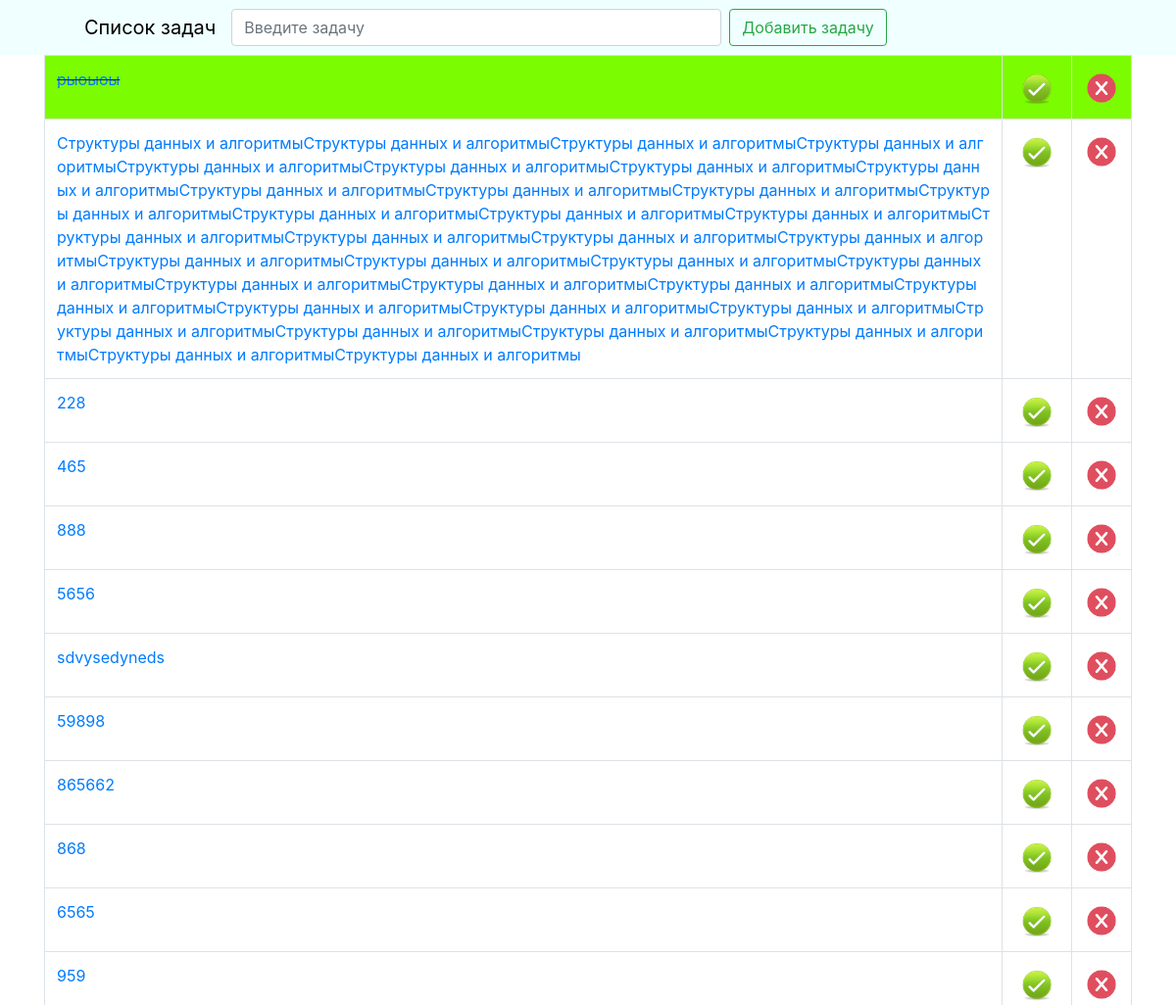
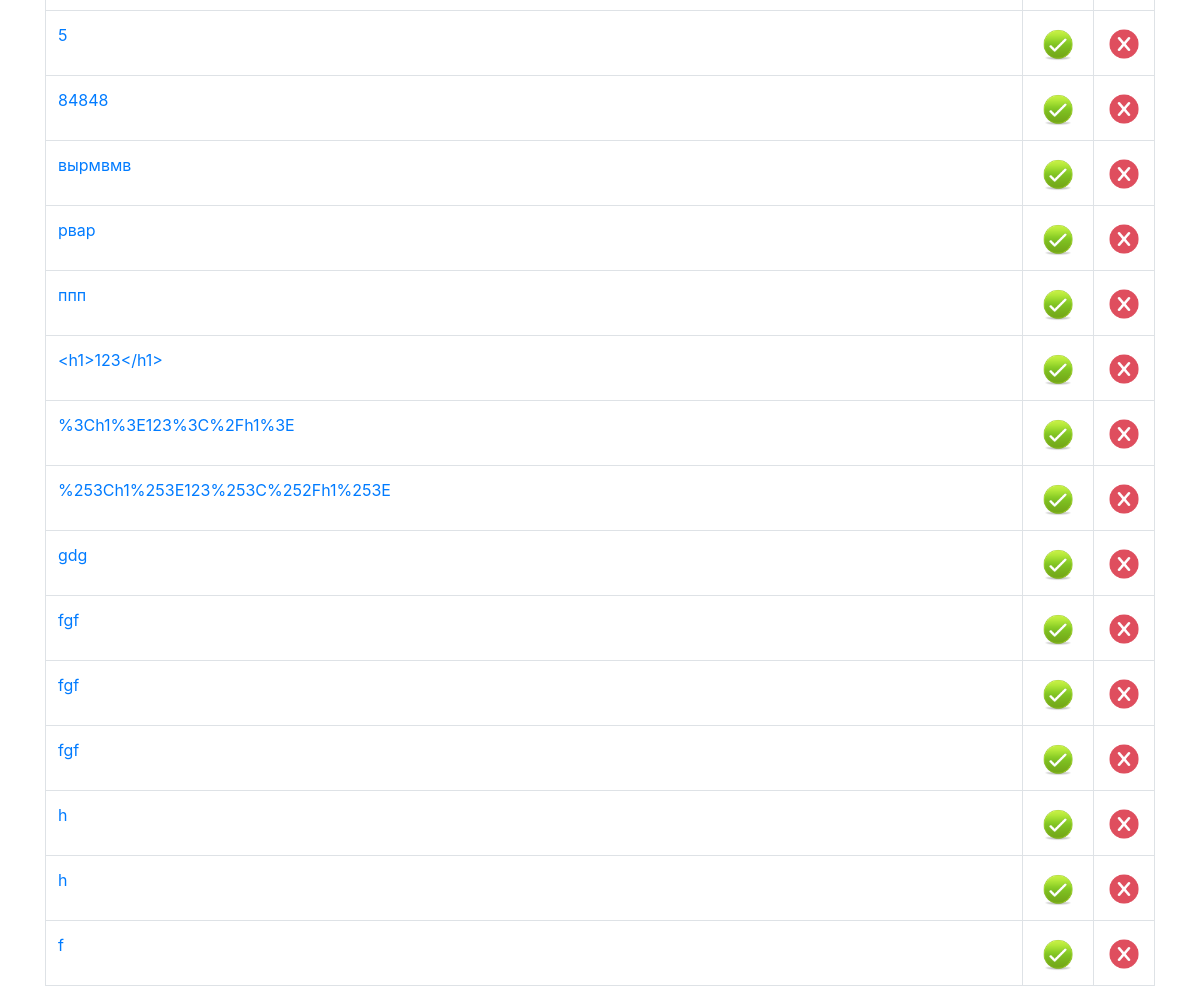
The page / on the database its author committed (2 pictures, top to bottom).
### App_ToDoList/models.py (models this page shows, shortened)
class Task(models.Model):
    textString = models.CharField(max_length=250)
    completed = models.BooleanField(default = False)

### App_ToDoList/views.py (the view)
# urls.py: path('', views.home, name='home'),
def home(request):
    if request.method == 'POST':
        form = TaskForm(request.POST)
        if form.is_valid():
            form.save()
            allTasks = Task.objects.all()
            messages.success(request, ('Задача была добавлена в список!'))
            return render(request, 'App_ToDoList/homePage.html', {'allTasks': allTasks})
    else:
        allTasks = Task.objects.all()
        return render(request, 'App_ToDoList/homePage.html', {'allTasks': allTasks})
    messages.success(request, ('Введите задачу! (не более 250 символов)'))
    return redirect('home')

### App_ToDoList/templates/App_ToDoList/homePage.html (shortened to what this page needs)
{% extends "App_ToDoList/wrapper.html" %}
{% load static %}
{% block content %}
    {% if allTasks %}
        <table class='table table-bordered'>
            {% for taskElem in allTasks %}
                {% if taskElem.completed %}
                    <tr class='completedTask'>
                        <td class='crossOut'><a href="{% url 'edit' taskElem.id %}" id='{{ taskElem.id }}' onclick="editTask(this.id);" title='{{ taskElem.textString }}'>{{ taskElem.textString }}</a></td>
                        <td class='tdSize'><center><a href="{% url 'uncross' taskElem.id %}"><img src="{% static 'images/Tick.png' %}" alt="Tick" height='40px' width='40px'></a></center></td>
                        <td class='tdSize'><center><a href="{% url 'delete' taskElem.id %}"><img src="{% static 'images/delete-sign.png' %}" alt="Delete" height='30px' width='30px' class='imgMargin'></a></center></td>
                    </tr>
                {% else %}
                    <tr>
                        <td class='wordBreak'><a href="{% url 'edit' taskElem.id %}" id='{{ taskElem.id }}' onclick="editTask(this.id);" title='{{ taskElem.textString }}'>{{ taskElem.textString }}</a></td>
                        <td class='tdSize'><center><a href="{% url 'cross_off' taskElem.id %}"><img src="{% static 'images/Tick.png' %}" alt="Tick" height='40px' width='40px'></a></center></td>
                        <td class='tdSize'><center><a href="{% url 'delete' taskElem.id %}"><img src="{% static 'images/delete-sign.png' %}" alt="Delete" height='30px' width='30px' class='imgMargin'></a></center></td>
                    </tr>
                {% endif %}
            {% endfor %}
        </table>
    {% endif %}
{% endblock %}

### App_ToDoList/templates/App_ToDoList/wrapper.html (shortened to what this page needs)
{% load staticfiles %}
<!doctype html>
<html lang="en">
  <head>
    <link rel="stylesheet" href="https://stackpath.bootstrapcdn.com/bootstrap/4.1.3/css/bootstrap.min.css">
    <link rel="stylesheet" href="{% static 'css/ToDoCss.css' %}">
  </head>
  <body>
    <nav class="navbar navbar-expand-lg navbar-dark" style="background-color: azure">
      <a class="navbar-brand" style="color: black; margin-left: 70px" href="{% url 'home' %}">Список задач</a>
        <form class="form-inline my-2 my-lg-0" method="POST">{% csrf_token %}
          <input class="form-control mr-sm-2" type="search" placeholder="Введите задачу" aria-label="Search" name='textString' style='width:500px'>
          <button class="btn btn-outline-success my-2 my-sm-0" type="submit">Добавить задачу</button>
        </form>
    </nav>
    <div class='container'>
      {% block content %}{% endblock %}
    </div>
  </body>
</html>

### static/css/ToDoCss.css (style rules this page uses)
.crossOut { text-decoration: line-through; width:80%; word-break: break-all; }
.wordBreak { width:80%; word-break: break-all; }
.completedTask { background-color: lawngreen; }
.tdSize { width: 5%; }
.imgMargin { margin-top:6px; }

### rows shown on the page
Task: textString "рыоыоы"
Task: textString "Структуры данных и алгоритмыСтруктуры данных и алгоритмыСтруктуры данных и алгоритмыСтруктуры данных и алгоритмыСтруктуры данных и алгоритмыСтруктуры данных и алгоритмыСтруктуры данных и алгоритмыСтруктуры данных и алгоритмыСтруктуры данных и алгоритмыСтруктуры данных и алгоритмыСтруктуры данных и алгоритмыСтруктуры данных и алгоритмыСтруктуры данных и алгоритмыСтруктуры данных и алгоритмыСтруктуры данных и алгоритмыСтруктуры данных и алгоритмыСтруктуры данных и алгоритмыСтруктуры данных и алгоритмыСтруктуры данных и алгоритмыСтруктуры данных и алгоритмыСтруктуры данных и алгоритмыСтруктуры данных и алгоритмыСтруктуры данных и алгоритмыСтруктуры данных и алгоритмыСтруктуры данных и…"
Task: textString "228"
Task: textString "465"
Task: textString "888"
Task: textString "5656"
Task: textString "sdvysedyneds"
Task: textString "59898"
Task: textString "865662"
Task: textString "868"
Task: textString "6565"
Task: textString "959"
Task: textString "5"
Task: textString "84848"
Task: textString "вырмвмв"
Task: textString "рвар"
Task: textString "ппп"
Task: textString "<h1>123</h1>"
Task: textString "%3Ch1%3E123%3C%2Fh1%3E"
Task: textString "%253Ch1%253E123%253C%252Fh1%253E"
Task: textString "gdg"
Task: textString "fgf"
Task: textString "fgf"
Task: textString "fgf"
Task: textString "h"
Task: textString "h"
Task: textString "f"
